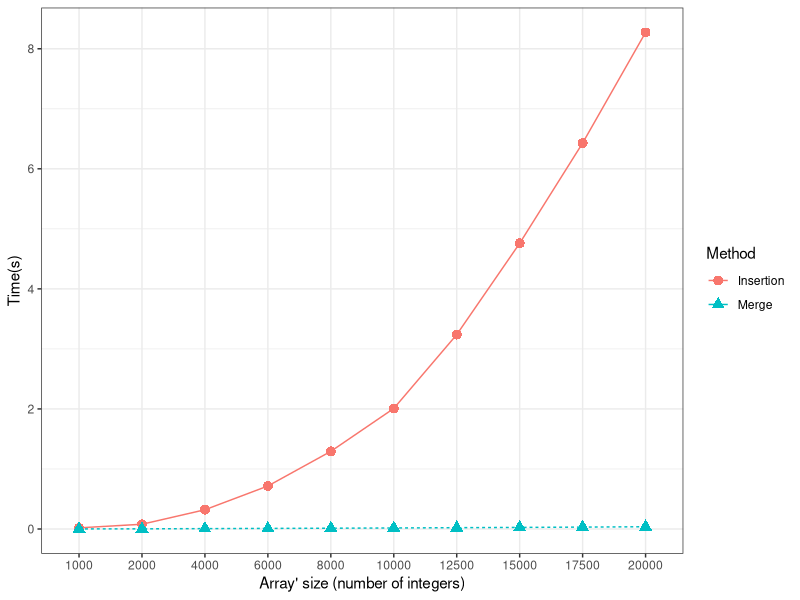
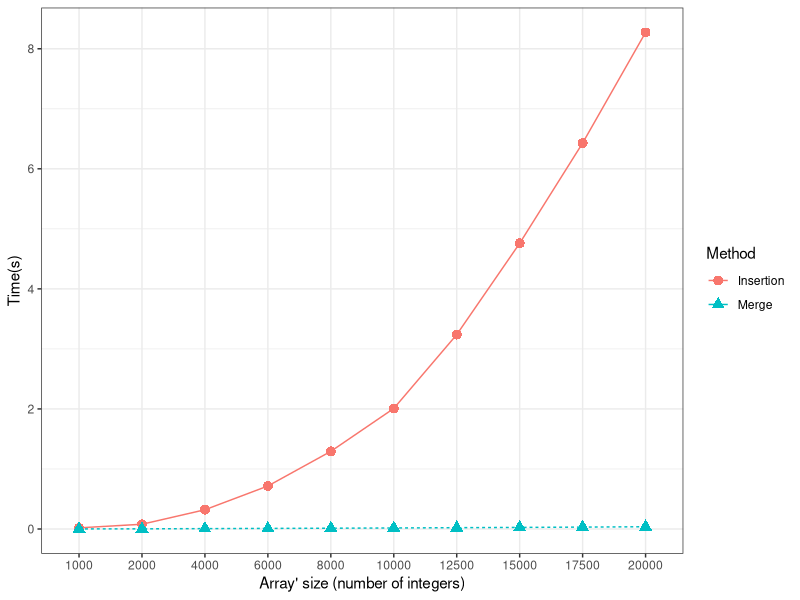

Source code (R) for these figures, in order:
library(tidyverse) # this library is a God's blessing...

# read the output of my experiment and name the columns...
data = read_tsv("experiment.tsv", col_names = c("method", "size", "time")) |> 
  # as we performed 5 runs we must get the average for each method and size...
  group_by(method, size) |> summarise(time = mean(time))

# let's plot the data, in the x axis the array' sizes and...
# in the y axis the execution time...
# grouped by the two methods (algorithms): Insertion and Merge sorts...
p = ggplot(data, aes(x = as.factor(size), y = time, group = method)) +
  geom_line(aes(linetype = method, color = method)) +              # let's draw lines...
  geom_point(aes(shape = method, color = method), size = 3) +      # and points...
  labs(x="Array' size (number of integers)", y="Time(s)") +        # name the axis
  scale_color_discrete("Method") +                                 # we need this to rename the legend title...
  scale_shape_discrete("Method") +
  guides(linetype = "none") +
  theme_bw()                                                       # let's try a sober theme...
plot(p)  # this command create the plot...

W = 6
H = 4
# save the plot as PDF with these dimensions...
ggsave("figure.pdf", width = W, height = H)